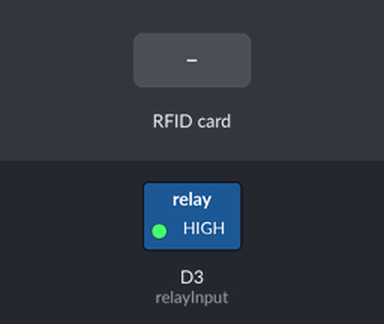
A sketch run on a simulated ESP8266 (NodeMCU). Shown: switched loads named in the sketch (green lamp = pin HIGH). The inputs (shaded band) are chosen by the test bench. WiFi joins after 1.5 s; servers stay silent unless stated; what the sketch prints to the serial monitor is not drawn.

Above: at 2.8 s.
2.9 s: RFID card 63 2C 52 16 held to the reader
At 3.7 s:
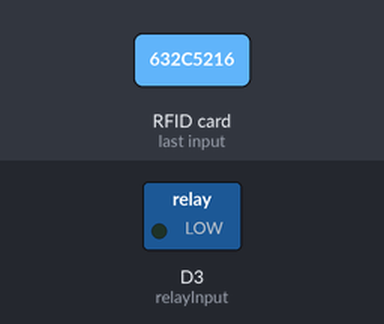
Timing chart, 0 to 9.9 s (numbered marks = the images above; inputs shaded):
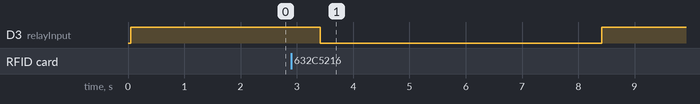

The sketch:

Done_Finally.ino
```cpp
#include <SPI.h>
#include <MFRC522.h>
#define SS_PIN 2
#define RST_PIN D0
#define relayInput D3 //relay pin
#define ACCESS_DELAY 5000
#define DENIED_DELAY 1000
MFRC522 mfrc522(SS_PIN, RST_PIN);


#include <Arduino.h>
#if defined(ESP32)
  #include <WiFi.h>
#elif defined(ESP8266)
  #include <ESP8266WiFi.h>
#endif
#include <ESP_Mail_Client.h>

#define WIFI_SSID "Nahi milega internet."
#define WIFI_PASSWORD "Gaurav0909*"

#define SMTP_HOST "smtp.gmail.com"
#define SMTP_PORT 465

/* The sign in credentials */
#define AUTHOR_EMAIL "edi.sygroup4@gmail.com"
#define AUTHOR_PASSWORD "qvelugfxvxqvepij"

/* Recipient's email*/
#define RECIPIENT_EMAIL "gaurav.bhole21@vit.edu"

/* The SMTP Session object used for Email sending */
SMTPSession smtp;

void setup() {
  // put your setup code here, to run once:
  Serial.begin(115200);
  SPI.begin();
  mfrc522.PCD_Init();
  pinMode(relayInput, OUTPUT);
  digitalWrite(relayInput, HIGH);
  Serial.println("Put your card to the reader...");
  Serial.println();


//  Serial.begin(115200);
  Serial.println();
  Serial.print("Connecting to AP");
  WiFi.begin(WIFI_SSID, WIFI_PASSWORD);
  while (WiFi.status() != WL_CONNECTED){
    Serial.print(".");
    delay(200);
  }
  Serial.println("");
  Serial.println("WiFi connected.");
  Serial.println("IP address: ");
  Serial.println(WiFi.localIP());
  Serial.println();


}

void loop() {
  // put your main code here, to run repeatedly:
  // Look for new cards
  if ( ! mfrc522.PICC_IsNewCardPresent())
  {
    return;
  }
  // Select one of the cards
  if ( ! mfrc522.PICC_ReadCardSerial())
  {
    return;
  }
  //Show UID on serial monitor
  Serial.print("UID tag :");
  String content= "";
  byte letter;
  for (byte i = 0; i < mfrc522.uid.size; i++)
  {
     Serial.print(mfrc522.uid.uidByte[i] < 0x10 ? " 0" : " ");
     Serial.print(mfrc522.uid.uidByte[i], HEX);
     content.concat(String(mfrc522.uid.uidByte[i] < 0x10 ? " 0" : " "));
     content.concat(String(mfrc522.uid.uidByte[i], HEX));
  }
  Serial.println();
  Serial.print("Message : ");
  content.toUpperCase();
  if (content.substring(1) == "63 2C 52 16") //change here the UID of the card/cards that you want to give access
  {
    Serial.println("Authorized access");
    Serial.println();
    delay(500);
    digitalWrite(relayInput, LOW);
    delay(ACCESS_DELAY);
    digitalWrite(relayInput, HIGH);
  }
  else{
    Serial.println(" Access denied");
    smtp.debug(1);
  ESP_Mail_Session session;
  session.server.host_name = SMTP_HOST;
  session.server.port = SMTP_PORT;
  session.login.email = AUTHOR_EMAIL;
  session.login.password = AUTHOR_PASSWORD;
  session.login.user_domain = "";
  SMTP_Message message;
  message.sender.name = "ESP";
  message.sender.email = AUTHOR_EMAIL;
  message.subject = "ESP Test Email";
  message.addRecipient("Sara", RECIPIENT_EMAIL);
  String htmlMsg = "<div style=\"color:#2f4468;\"><h1>Message From Advance Door Lock System</h1><p>Some one is trying to acess your house</p></div>";
  message.html.content = htmlMsg.c_str();
  message.html.content = htmlMsg.c_str();
  message.text.charSet = "us-ascii";
  message.html.transfer_encoding = Content_Transfer_Encoding::enc_7bit;


  if (!smtp.connect(&session))
    return;

  if (!MailClient.sendMail(&smtp, &message))
    Serial.println("Error sending Email, " + smtp.errorReason());
  }
}
```

Measured:
- after the input at 2.9 s, D3 (relayInput): HIGH → LOW after 0.51 s, → HIGH 5.0 s later
